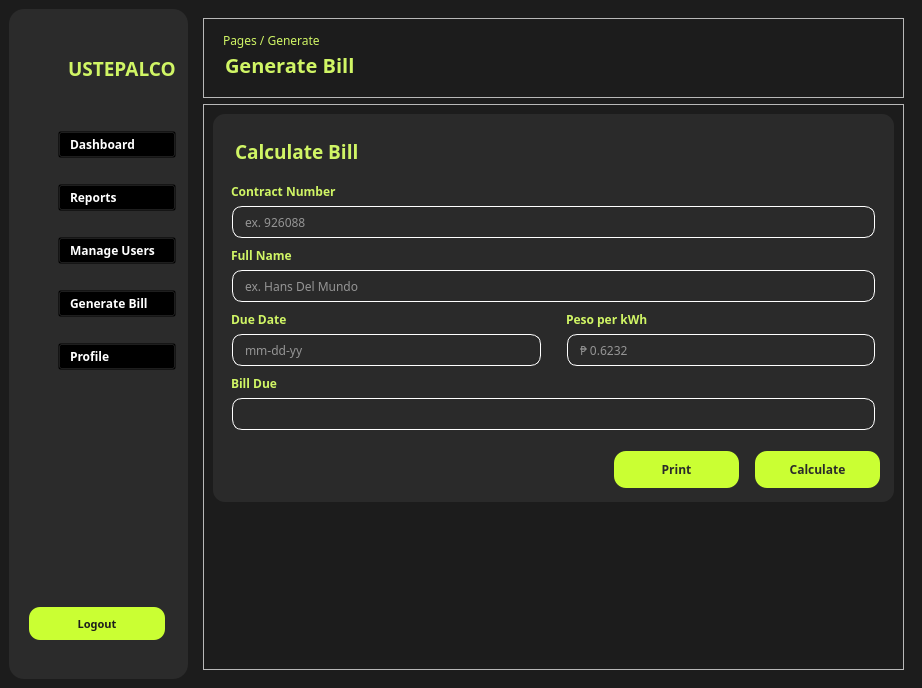
<?xml version="1.0" encoding="UTF-8"?>
<ui version="4.0">
 <class>Dashboard_Window</class>
 <widget class="QMainWindow" name="Dashboard_Window">
  <property name="geometry">
   <rect>
    <x>0</x>
    <y>0</y>
    <width>922</width>
    <height>688</height>
   </rect>
  </property>
  <property name="minimumSize">
   <size>
    <width>915</width>
    <height>688</height>
   </size>
  </property>
  <property name="maximumSize">
   <size>
    <width>1280</width>
    <height>895</height>
   </size>
  </property>
  <property name="windowTitle">
   <string>Dashboard</string>
  </property>
  <property name="styleSheet">
   <string notr="true">QMainWindow {
	background-color: #1C1C1C;
	
}</string>
  </property>
  <widget class="QWidget" name="centralwidget">
   <property name="sizePolicy">
    <sizepolicy hsizetype="Preferred" vsizetype="Preferred">
     <horstretch>0</horstretch>
     <verstretch>0</verstretch>
    </sizepolicy>
   </property>
   <layout class="QHBoxLayout" name="horizontalLayout_7">
    <item>
     <widget class="QFrame" name="sidebar">
      <property name="minimumSize">
       <size>
        <width>0</width>
        <height>0</height>
       </size>
      </property>
      <property name="styleSheet">
       <string notr="true">*{
	margin: 0;
}

#sidebar {
	background-color: #2B2B2B;
	border-radius: 15px;
}

QLabel {
	color: #FFFFFF;
}


#logo {

}

#logo_text {
	color: #D0F565;
	
}

#dashboard_logo {
	margin-top: 20px;
	margin-left: 15px;
}


#reports_logo {
	margin-top: 20px;
	margin-left: 16px;
}

#manage_logo {
	margin-top: 20px;
	margin-left: 12px;
}

#generate_logo {
	margin-top: 20px;
	margin-left: 12px;
}


#profile_logo {
	margin-top: 20px;
	margin-left: 12px;
}

QPushButton {
	margin-top: 20px;
	width: 5px;
	height: 25px;
	color: #FFFFFF;
	padding-left: 11px;
	text-align: left;
	background-color: transparent;
	
}

#logout_button {
	height: 33px;
	background-color: #CAFF33;
	color: #1C1C1C;
	margin: 0px 11px 30px 11px;
	border-radius: 11px;
	padding: 0;
	text-align: center;
}





</string>
      </property>
      <property name="frameShape">
       <enum>QFrame::StyledPanel</enum>
      </property>
      <property name="frameShadow">
       <enum>QFrame::Raised</enum>
      </property>
      <layout class="QVBoxLayout" name="verticalLayout_2">
       <item>
        <layout class="QVBoxLayout" name="verticalLayout">
         <property name="spacing">
          <number>6</number>
         </property>
         <property name="leftMargin">
          <number>0</number>
         </property>
         <property name="topMargin">
          <number>20</number>
         </property>
         <property name="rightMargin">
          <number>3</number>
         </property>
         <item>
          <layout class="QHBoxLayout" name="horizontalLayout">
           <property name="spacing">
            <number>0</number>
           </property>
           <property name="topMargin">
            <number>5</number>
           </property>
           <item>
            <widget class="QLabel" name="logo">
             <property name="sizePolicy">
              <sizepolicy hsizetype="Preferred" vsizetype="Fixed">
               <horstretch>0</horstretch>
               <verstretch>0</verstretch>
              </sizepolicy>
             </property>
             <property name="minimumSize">
              <size>
               <width>50</width>
               <height>50</height>
              </size>
             </property>
             <property name="maximumSize">
              <size>
               <width>30</width>
               <height>50</height>
              </size>
             </property>
             <property name="text">
              <string/>
             </property>
             <property name="pixmap">
              <pixmap>:/pics/—Pngtree—lightning-icon-electric-logo_8832878.ico</pixmap>
             </property>
             <property name="scaledContents">
              <bool>true</bool>
             </property>
             <property name="alignment">
              <set>Qt::AlignCenter</set>
             </property>
            </widget>
           </item>
           <item>
            <widget class="QLabel" name="logo_text">
             <property name="font">
              <font>
               <family>Poppins</family>
               <pointsize>14</pointsize>
               <weight>75</weight>
               <bold>true</bold>
              </font>
             </property>
             <property name="text">
              <string>USTEPALCO</string>
             </property>
            </widget>
           </item>
          </layout>
         </item>
         <item>
          <layout class="QHBoxLayout" name="horizontalLayout_2">
           <property name="spacing">
            <number>0</number>
           </property>
           <property name="topMargin">
            <number>12</number>
           </property>
           <item>
            <widget class="QLabel" name="dashboard_logo">
             <property name="maximumSize">
              <size>
               <width>40</width>
               <height>50</height>
              </size>
             </property>
             <property name="text">
              <string/>
             </property>
             <property name="pixmap">
              <pixmap>:/icons/ui icons/Vector123.svg</pixmap>
             </property>
            </widget>
           </item>
           <item>
            <widget class="QPushButton" name="dashboard_button">
             <property name="font">
              <font>
               <family>DM Sans</family>
               <pointsize>9</pointsize>
               <weight>75</weight>
               <bold>true</bold>
              </font>
             </property>
             <property name="cursor">
              <cursorShape>PointingHandCursor</cursorShape>
             </property>
             <property name="text">
              <string>Dashboard</string>
             </property>
            </widget>
           </item>
          </layout>
         </item>
         <item>
          <layout class="QHBoxLayout" name="horizontalLayout_3">
           <property name="spacing">
            <number>0</number>
           </property>
           <item>
            <widget class="QLabel" name="reports_logo">
             <property name="maximumSize">
              <size>
               <width>40</width>
               <height>50</height>
              </size>
             </property>
             <property name="text">
              <string/>
             </property>
             <property name="pixmap">
              <pixmap>:/icons/ui icons/Vector.svg</pixmap>
             </property>
            </widget>
           </item>
           <item>
            <widget class="QPushButton" name="reports_button">
             <property name="font">
              <font>
               <family>DM Sans</family>
               <pointsize>9</pointsize>
               <weight>75</weight>
               <bold>true</bold>
              </font>
             </property>
             <property name="cursor">
              <cursorShape>PointingHandCursor</cursorShape>
             </property>
             <property name="text">
              <string>Reports</string>
             </property>
            </widget>
           </item>
          </layout>
         </item>
         <item>
          <layout class="QHBoxLayout" name="horizontalLayout_4">
           <property name="spacing">
            <number>0</number>
           </property>
           <item>
            <widget class="QLabel" name="manage_logo">
             <property name="maximumSize">
              <size>
               <width>40</width>
               <height>50</height>
              </size>
             </property>
             <property name="text">
              <string/>
             </property>
             <property name="pixmap">
              <pixmap>:/icons/ui icons/Icon.svg</pixmap>
             </property>
            </widget>
           </item>
           <item>
            <widget class="QPushButton" name="manage_button">
             <property name="font">
              <font>
               <family>DM Sans</family>
               <pointsize>9</pointsize>
               <weight>75</weight>
               <bold>true</bold>
              </font>
             </property>
             <property name="cursor">
              <cursorShape>PointingHandCursor</cursorShape>
             </property>
             <property name="text">
              <string>Manage Users</string>
             </property>
            </widget>
           </item>
          </layout>
         </item>
         <item>
          <layout class="QHBoxLayout" name="horizontalLayout_5">
           <property name="spacing">
            <number>0</number>
           </property>
           <item>
            <widget class="QLabel" name="generate_logo">
             <property name="maximumSize">
              <size>
               <width>40</width>
               <height>50</height>
              </size>
             </property>
             <property name="text">
              <string/>
             </property>
             <property name="pixmap">
              <pixmap>:/icons/ui icons/basil_invoice-solid.svg</pixmap>
             </property>
            </widget>
           </item>
           <item>
            <widget class="QPushButton" name="generate_button">
             <property name="font">
              <font>
               <family>DM Sans</family>
               <pointsize>9</pointsize>
               <weight>75</weight>
               <bold>true</bold>
              </font>
             </property>
             <property name="cursor">
              <cursorShape>PointingHandCursor</cursorShape>
             </property>
             <property name="text">
              <string>Generate Bill</string>
             </property>
            </widget>
           </item>
          </layout>
         </item>
         <item>
          <layout class="QHBoxLayout" name="horizontalLayout_6">
           <property name="spacing">
            <number>0</number>
           </property>
           <item>
            <widget class="QLabel" name="profile_logo">
             <property name="maximumSize">
              <size>
               <width>40</width>
               <height>50</height>
              </size>
             </property>
             <property name="text">
              <string/>
             </property>
             <property name="pixmap">
              <pixmap>:/icons/ui icons/mdi_clipboard-user.svg</pixmap>
             </property>
            </widget>
           </item>
           <item>
            <widget class="QPushButton" name="profile_button">
             <property name="font">
              <font>
               <family>DM Sans</family>
               <pointsize>9</pointsize>
               <weight>75</weight>
               <bold>true</bold>
              </font>
             </property>
             <property name="cursor">
              <cursorShape>PointingHandCursor</cursorShape>
             </property>
             <property name="text">
              <string>Profile</string>
             </property>
            </widget>
           </item>
          </layout>
         </item>
         <item>
          <spacer name="verticalSpacer_2">
           <property name="orientation">
            <enum>Qt::Vertical</enum>
           </property>
           <property name="sizeHint" stdset="0">
            <size>
             <width>20</width>
             <height>40</height>
            </size>
           </property>
          </spacer>
         </item>
         <item>
          <widget class="QPushButton" name="logout_button">
           <property name="font">
            <font>
             <family>DM Sans</family>
             <pointsize>8</pointsize>
             <weight>75</weight>
             <bold>true</bold>
            </font>
           </property>
           <property name="cursor">
            <cursorShape>PointingHandCursor</cursorShape>
           </property>
           <property name="text">
            <string>Logout</string>
           </property>
          </widget>
         </item>
        </layout>
       </item>
      </layout>
     </widget>
    </item>
    <item>
     <widget class="QStackedWidget" name="stackedWidget">
      <property name="currentIndex">
       <number>2</number>
      </property>
      <widget class="QWidget" name="page_1">
       <property name="font">
        <font>
         <pointsize>8</pointsize>
        </font>
       </property>
       <property name="styleSheet">
        <string notr="true">QLabel {
	color: #D0F565;
}

#pages_text {
	margin-left: 20px;
	margin-top: 10px;
}

#mainDashboard_text {
	margin-left: 18px;
}</string>
       </property>
       <layout class="QGridLayout" name="gridLayout_2">
        <item row="0" column="0">
         <layout class="QVBoxLayout" name="header1">
          <property name="spacing">
           <number>0</number>
          </property>
          <item>
           <widget class="QLabel" name="pages_text">
            <property name="maximumSize">
             <size>
              <width>150</width>
              <height>30</height>
             </size>
            </property>
            <property name="font">
             <font>
              <family>DM Sans</family>
              <pointsize>9</pointsize>
             </font>
            </property>
            <property name="text">
             <string>Pages / Dashboard</string>
            </property>
            <property name="alignment">
             <set>Qt::AlignLeading|Qt::AlignLeft|Qt::AlignVCenter</set>
            </property>
           </widget>
          </item>
          <item>
           <widget class="QLabel" name="mainDashboard_text">
            <property name="maximumSize">
             <size>
              <width>200</width>
              <height>40</height>
             </size>
            </property>
            <property name="font">
             <font>
              <family>DM Sans</family>
              <pointsize>15</pointsize>
              <weight>75</weight>
              <bold>true</bold>
             </font>
            </property>
            <property name="text">
             <string>Main Dashboard</string>
            </property>
           </widget>
          </item>
          <item>
           <widget class="QFrame" name="body">
            <property name="frameShape">
             <enum>QFrame::StyledPanel</enum>
            </property>
            <property name="frameShadow">
             <enum>QFrame::Raised</enum>
            </property>
            <layout class="QGridLayout" name="gridLayout">
             <item row="0" column="0">
              <widget class="QLabel" name="label_3">
               <property name="font">
                <font>
                 <family>Poppins</family>
                 <pointsize>38</pointsize>
                 <weight>75</weight>
                 <bold>true</bold>
                </font>
               </property>
               <property name="text">
                <string>Merry Christmas!!!</string>
               </property>
               <property name="alignment">
                <set>Qt::AlignCenter</set>
               </property>
              </widget>
             </item>
            </layout>
           </widget>
          </item>
         </layout>
        </item>
       </layout>
      </widget>
      <widget class="QWidget" name="dashboard_page">
       <property name="styleSheet">
        <string notr="true">QLabel {
	color: #D0F565;
}

#pages_text2 {
	margin-left: 7px;
}

#mainDashboard_text2 {
	margin-left: 5px;
}



</string>
       </property>
       <layout class="QVBoxLayout" name="verticalLayout_6">
        <item>
         <widget class="QFrame" name="header">
          <property name="maximumSize">
           <size>
            <width>16777215</width>
            <height>80</height>
           </size>
          </property>
          <property name="frameShape">
           <enum>QFrame::StyledPanel</enum>
          </property>
          <property name="frameShadow">
           <enum>QFrame::Raised</enum>
          </property>
          <layout class="QVBoxLayout" name="verticalLayout_5">
           <item>
            <layout class="QVBoxLayout" name="verticalLayout_4">
             <property name="spacing">
              <number>0</number>
             </property>
             <property name="bottomMargin">
              <number>15</number>
             </property>
             <item>
              <widget class="QLabel" name="pages_text2">
               <property name="maximumSize">
                <size>
                 <width>150</width>
                 <height>30</height>
                </size>
               </property>
               <property name="font">
                <font>
                 <family>DM Sans</family>
                 <pointsize>9</pointsize>
                </font>
               </property>
               <property name="text">
                <string>Pages / Dashboard</string>
               </property>
               <property name="alignment">
                <set>Qt::AlignLeading|Qt::AlignLeft|Qt::AlignVCenter</set>
               </property>
              </widget>
             </item>
             <item>
              <widget class="QLabel" name="mainDashboard_text2">
               <property name="maximumSize">
                <size>
                 <width>200</width>
                 <height>40</height>
                </size>
               </property>
               <property name="font">
                <font>
                 <family>DM Sans</family>
                 <pointsize>15</pointsize>
                 <weight>75</weight>
                 <bold>true</bold>
                </font>
               </property>
               <property name="text">
                <string>Main Dashboard</string>
               </property>
              </widget>
             </item>
            </layout>
           </item>
          </layout>
         </widget>
        </item>
        <item>
         <widget class="QFrame" name="dashboard_body">
          <property name="styleSheet">
           <string notr="true">#body2 {
	border-color: transparent;
}

QFrame {
	border: 1px solid #D0F565;
	border-radius: 20px;
}

#frame_4, #frame_5, #frame_6 {
	margin: 10px 2px 3px 10px;
}

#frame_7, #frame_8 {
	margin: 10px 5px 3px 10px;
}

#frame_9 {
	margin: 10px 5px 10px 10px;
}




</string>
          </property>
          <property name="frameShape">
           <enum>QFrame::StyledPanel</enum>
          </property>
          <property name="frameShadow">
           <enum>QFrame::Raised</enum>
          </property>
          <layout class="QVBoxLayout" name="verticalLayout_3">
           <item>
            <layout class="QHBoxLayout" name="horizontalLayout_8">
             <property name="spacing">
              <number>15</number>
             </property>
             <item>
              <widget class="QFrame" name="frame_4">
               <property name="minimumSize">
                <size>
                 <width>160</width>
                 <height>50</height>
                </size>
               </property>
               <property name="maximumSize">
                <size>
                 <width>16777215</width>
                 <height>90</height>
                </size>
               </property>
               <property name="frameShape">
                <enum>QFrame::StyledPanel</enum>
               </property>
               <property name="frameShadow">
                <enum>QFrame::Plain</enum>
               </property>
              </widget>
             </item>
             <item>
              <widget class="QFrame" name="frame_5">
               <property name="sizePolicy">
                <sizepolicy hsizetype="Preferred" vsizetype="Preferred">
                 <horstretch>0</horstretch>
                 <verstretch>0</verstretch>
                </sizepolicy>
               </property>
               <property name="minimumSize">
                <size>
                 <width>160</width>
                 <height>70</height>
                </size>
               </property>
               <property name="maximumSize">
                <size>
                 <width>16777215</width>
                 <height>90</height>
                </size>
               </property>
               <property name="frameShape">
                <enum>QFrame::StyledPanel</enum>
               </property>
               <property name="frameShadow">
                <enum>QFrame::Raised</enum>
               </property>
              </widget>
             </item>
             <item>
              <widget class="QFrame" name="frame_6">
               <property name="minimumSize">
                <size>
                 <width>160</width>
                 <height>70</height>
                </size>
               </property>
               <property name="maximumSize">
                <size>
                 <width>16777215</width>
                 <height>90</height>
                </size>
               </property>
               <property name="frameShape">
                <enum>QFrame::StyledPanel</enum>
               </property>
               <property name="frameShadow">
                <enum>QFrame::Plain</enum>
               </property>
              </widget>
             </item>
             <item>
              <spacer name="horizontalSpacer">
               <property name="orientation">
                <enum>Qt::Horizontal</enum>
               </property>
               <property name="sizeType">
                <enum>QSizePolicy::Maximum</enum>
               </property>
               <property name="sizeHint" stdset="0">
                <size>
                 <width>40</width>
                 <height>20</height>
                </size>
               </property>
              </spacer>
             </item>
            </layout>
           </item>
           <item>
            <layout class="QHBoxLayout" name="horizontalLayout_9">
             <property name="spacing">
              <number>15</number>
             </property>
             <item>
              <widget class="QFrame" name="frame_7">
               <property name="minimumSize">
                <size>
                 <width>420</width>
                 <height>160</height>
                </size>
               </property>
               <property name="maximumSize">
                <size>
                 <width>1500</width>
                 <height>300</height>
                </size>
               </property>
               <property name="frameShape">
                <enum>QFrame::StyledPanel</enum>
               </property>
               <property name="frameShadow">
                <enum>QFrame::Raised</enum>
               </property>
              </widget>
             </item>
             <item>
              <widget class="QFrame" name="frame_8">
               <property name="minimumSize">
                <size>
                 <width>230</width>
                 <height>160</height>
                </size>
               </property>
               <property name="maximumSize">
                <size>
                 <width>400</width>
                 <height>300</height>
                </size>
               </property>
               <property name="frameShape">
                <enum>QFrame::StyledPanel</enum>
               </property>
               <property name="frameShadow">
                <enum>QFrame::Raised</enum>
               </property>
              </widget>
             </item>
            </layout>
           </item>
           <item>
            <widget class="QFrame" name="frame_9">
             <property name="minimumSize">
              <size>
               <width>670</width>
               <height>100</height>
              </size>
             </property>
             <property name="maximumSize">
              <size>
               <width>1500</width>
               <height>16777215</height>
              </size>
             </property>
             <property name="frameShape">
              <enum>QFrame::StyledPanel</enum>
             </property>
             <property name="frameShadow">
              <enum>QFrame::Raised</enum>
             </property>
            </widget>
           </item>
          </layout>
         </widget>
        </item>
       </layout>
      </widget>
      <widget class="QWidget" name="generateBill_page">
       <property name="styleSheet">
        <string notr="true">QLabel {
	color: #D0F565;
}

#pages_text_3 {
	margin-left: 7px;
	margin-top: 4px;
}

#mainDashboard_text_3 {
	margin-left: 5px;
	margin-top: 3px;
}

#generateBill_frame {
	vertical-align: top;
	background-color: #2A2A2A;
	border-radius: 12px;
}


QLineEdit {
	border: 1px solid white;
	border-radius: 10px;
	background-color: transparent;
	color: white;
	margin: 0px 10px;
	padding: 5px 10px;
}

QLabel {
	margin-top: 3px;
	margin-left: 6px;
}

#calculateBill_label {
	margin-top: 15px;
	margin-left: 8px;
}

#conNum_label {
	margin-top: 12px;
}

QPushButton {
	margin: 5px;
	background-color: #CAFF33;
	color: #2A2A2A;
	border-radius: 12px;
}

QPushButton::hover {
	background-color: #2A2A2A;
	color: #CAFF33;
}

</string>
       </property>
       <layout class="QVBoxLayout" name="verticalLayout_16">
        <property name="leftMargin">
         <number>9</number>
        </property>
        <item>
         <widget class="QFrame" name="header_2">
          <property name="maximumSize">
           <size>
            <width>16777215</width>
            <height>80</height>
           </size>
          </property>
          <property name="frameShape">
           <enum>QFrame::StyledPanel</enum>
          </property>
          <property name="frameShadow">
           <enum>QFrame::Raised</enum>
          </property>
          <layout class="QVBoxLayout" name="verticalLayout_7">
           <item>
            <layout class="QVBoxLayout" name="verticalLayout_8">
             <property name="spacing">
              <number>0</number>
             </property>
             <property name="bottomMargin">
              <number>10</number>
             </property>
             <item>
              <widget class="QLabel" name="pages_text_3">
               <property name="maximumSize">
                <size>
                 <width>150</width>
                 <height>30</height>
                </size>
               </property>
               <property name="font">
                <font>
                 <family>DM Sans</family>
                 <pointsize>9</pointsize>
                </font>
               </property>
               <property name="text">
                <string>Pages / Generate</string>
               </property>
               <property name="alignment">
                <set>Qt::AlignLeading|Qt::AlignLeft|Qt::AlignVCenter</set>
               </property>
              </widget>
             </item>
             <item>
              <widget class="QLabel" name="generateBill_text_3">
               <property name="maximumSize">
                <size>
                 <width>200</width>
                 <height>40</height>
                </size>
               </property>
               <property name="font">
                <font>
                 <family>DM Sans</family>
                 <pointsize>15</pointsize>
                 <weight>75</weight>
                 <bold>true</bold>
                </font>
               </property>
               <property name="text">
                <string>Generate Bill</string>
               </property>
              </widget>
             </item>
            </layout>
           </item>
          </layout>
         </widget>
        </item>
        <item>
         <widget class="QFrame" name="generateBill_body">
          <property name="frameShape">
           <enum>QFrame::StyledPanel</enum>
          </property>
          <property name="frameShadow">
           <enum>QFrame::Raised</enum>
          </property>
          <layout class="QVBoxLayout" name="verticalLayout_17">
           <item>
            <widget class="QFrame" name="generateBill_frame">
             <property name="maximumSize">
              <size>
               <width>16777215</width>
               <height>400</height>
              </size>
             </property>
             <property name="frameShape">
              <enum>QFrame::StyledPanel</enum>
             </property>
             <property name="frameShadow">
              <enum>QFrame::Raised</enum>
             </property>
             <layout class="QVBoxLayout" name="verticalLayout_15">
              <item>
               <widget class="QLabel" name="calculateBill_label">
                <property name="font">
                 <font>
                  <family>DM Sans</family>
                  <pointsize>14</pointsize>
                  <weight>75</weight>
                  <bold>true</bold>
                 </font>
                </property>
                <property name="text">
                 <string>Calculate Bill</string>
                </property>
               </widget>
              </item>
              <item>
               <layout class="QVBoxLayout" name="verticalLayout_9">
                <item>
                 <widget class="QLabel" name="conNum_label">
                  <property name="font">
                   <font>
                    <family>DM Sans</family>
                    <weight>75</weight>
                    <bold>true</bold>
                   </font>
                  </property>
                  <property name="text">
                   <string>Contract Number</string>
                  </property>
                 </widget>
                </item>
                <item>
                 <widget class="QLineEdit" name="conNum_edit">
                  <property name="minimumSize">
                   <size>
                    <width>0</width>
                    <height>32</height>
                   </size>
                  </property>
                  <property name="font">
                   <font>
                    <family>DM Sans</family>
                   </font>
                  </property>
                  <property name="placeholderText">
                   <string>ex. 926088</string>
                  </property>
                 </widget>
                </item>
               </layout>
              </item>
              <item>
               <layout class="QVBoxLayout" name="verticalLayout_11">
                <item>
                 <widget class="QLabel" name="fullName_label">
                  <property name="font">
                   <font>
                    <family>DM Sans</family>
                    <weight>75</weight>
                    <bold>true</bold>
                   </font>
                  </property>
                  <property name="text">
                   <string>Full Name</string>
                  </property>
                 </widget>
                </item>
                <item>
                 <widget class="QLineEdit" name="fullName_edit">
                  <property name="minimumSize">
                   <size>
                    <width>0</width>
                    <height>32</height>
                   </size>
                  </property>
                  <property name="font">
                   <font>
                    <family>DM Sans</family>
                   </font>
                  </property>
                  <property name="placeholderText">
                   <string>ex. Hans Del Mundo</string>
                  </property>
                 </widget>
                </item>
               </layout>
              </item>
              <item>
               <layout class="QHBoxLayout" name="horizontalLayout_10">
                <item>
                 <layout class="QVBoxLayout" name="verticalLayout_12">
                  <item>
                   <widget class="QLabel" name="dueDate_label">
                    <property name="font">
                     <font>
                      <family>DM Sans</family>
                      <weight>75</weight>
                      <bold>true</bold>
                     </font>
                    </property>
                    <property name="text">
                     <string>Due Date</string>
                    </property>
                   </widget>
                  </item>
                  <item>
                   <widget class="QLineEdit" name="dueDate_edit">
                    <property name="minimumSize">
                     <size>
                      <width>0</width>
                      <height>32</height>
                     </size>
                    </property>
                    <property name="font">
                     <font>
                      <family>DM Sans</family>
                     </font>
                    </property>
                    <property name="placeholderText">
                     <string>mm-dd-yy</string>
                    </property>
                   </widget>
                  </item>
                 </layout>
                </item>
                <item>
                 <layout class="QVBoxLayout" name="verticalLayout_13">
                  <item>
                   <widget class="QLabel" name="pesokwh_label">
                    <property name="font">
                     <font>
                      <family>DM Sans</family>
                      <weight>75</weight>
                      <bold>true</bold>
                     </font>
                    </property>
                    <property name="text">
                     <string>Peso per kWh</string>
                    </property>
                   </widget>
                  </item>
                  <item>
                   <widget class="QLineEdit" name="pesokwh_edit">
                    <property name="minimumSize">
                     <size>
                      <width>0</width>
                      <height>32</height>
                     </size>
                    </property>
                    <property name="font">
                     <font>
                      <family>DM Sans</family>
                     </font>
                    </property>
                    <property name="readOnly">
                     <bool>true</bool>
                    </property>
                    <property name="placeholderText">
                     <string>₱ 0.6232</string>
                    </property>
                   </widget>
                  </item>
                 </layout>
                </item>
               </layout>
              </item>
              <item>
               <layout class="QVBoxLayout" name="verticalLayout_14">
                <item>
                 <widget class="QLabel" name="billDue_label">
                  <property name="font">
                   <font>
                    <family>DM Sans</family>
                    <weight>75</weight>
                    <bold>true</bold>
                   </font>
                  </property>
                  <property name="text">
                   <string>Bill Due</string>
                  </property>
                 </widget>
                </item>
                <item>
                 <widget class="QLineEdit" name="billDue_edit">
                  <property name="minimumSize">
                   <size>
                    <width>0</width>
                    <height>32</height>
                   </size>
                  </property>
                  <property name="font">
                   <font>
                    <family>DM Sans</family>
                   </font>
                  </property>
                 </widget>
                </item>
               </layout>
              </item>
              <item>
               <layout class="QHBoxLayout" name="horizontalLayout_11">
                <property name="topMargin">
                 <number>10</number>
                </property>
                <item>
                 <spacer name="horizontalSpacer_2">
                  <property name="orientation">
                   <enum>Qt::Horizontal</enum>
                  </property>
                  <property name="sizeType">
                   <enum>QSizePolicy::Expanding</enum>
                  </property>
                  <property name="sizeHint" stdset="0">
                   <size>
                    <width>40</width>
                    <height>20</height>
                   </size>
                  </property>
                 </spacer>
                </item>
                <item>
                 <widget class="QPushButton" name="pushButton">
                  <property name="minimumSize">
                   <size>
                    <width>135</width>
                    <height>47</height>
                   </size>
                  </property>
                  <property name="font">
                   <font>
                    <family>DM Sans</family>
                    <pointsize>9</pointsize>
                    <weight>75</weight>
                    <bold>true</bold>
                   </font>
                  </property>
                  <property name="cursor">
                   <cursorShape>PointingHandCursor</cursorShape>
                  </property>
                  <property name="text">
                   <string>Print</string>
                  </property>
                 </widget>
                </item>
                <item>
                 <widget class="QPushButton" name="pushButton_2">
                  <property name="minimumSize">
                   <size>
                    <width>135</width>
                    <height>47</height>
                   </size>
                  </property>
                  <property name="font">
                   <font>
                    <family>DM Sans</family>
                    <pointsize>9</pointsize>
                    <weight>75</weight>
                    <bold>true</bold>
                   </font>
                  </property>
                  <property name="cursor">
                   <cursorShape>PointingHandCursor</cursorShape>
                  </property>
                  <property name="text">
                   <string>Calculate</string>
                  </property>
                 </widget>
                </item>
               </layout>
              </item>
             </layout>
            </widget>
           </item>
           <item>
            <spacer name="verticalSpacer">
             <property name="orientation">
              <enum>Qt::Vertical</enum>
             </property>
             <property name="sizeType">
              <enum>QSizePolicy::MinimumExpanding</enum>
             </property>
             <property name="sizeHint" stdset="0">
              <size>
               <width>20</width>
               <height>40</height>
              </size>
             </property>
            </spacer>
           </item>
          </layout>
         </widget>
        </item>
       </layout>
      </widget>
     </widget>
    </item>
   </layout>
  </widget>
 </widget>
 <resources>
  <include location="../resource_rc.qrc"/>
 </resources>
 <connections/>
</ui>
